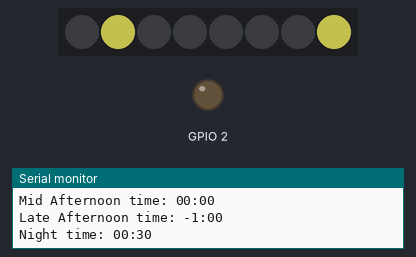
Bench run of a program on a simulated ESP32. On the bench: 8 RGB LEDs in strip order, left to right, output pins drawn as LEDs (lit = HIGH), the last lines printed to the serial monitor. Dim RGB values are drawn brighter than linear; WiFi joins after 1.5 s; servers stay silent unless stated; uploads are accepted with an empty reply; the local clock reads 2024-03-15 10:24:30 at power-on unless the program sets it; random numbers use the default seed unless the program sets one.

Above: at 3.9 s.
At 64.0 s:
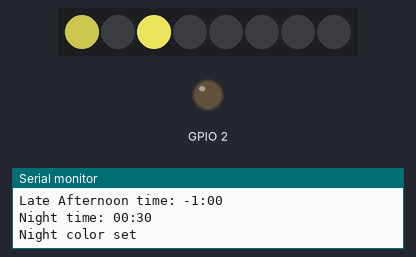
At 124.1 s:
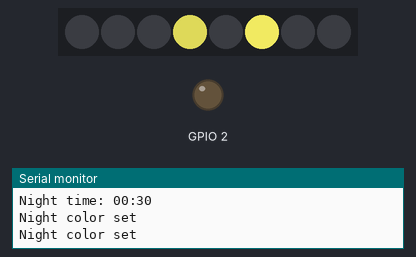
Timing chart, 0 to 125.6 s (numbered marks = the images above):
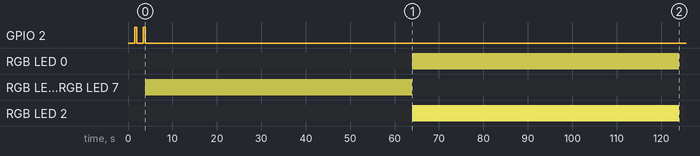

Measured:
- by itself, RGB LED 0: off → RGB(109, 106, 43) at 64.0 s, → off 60.1 s later
- by itself, RGB LED 1, RGB LED 7: off → RGB(93, 91, 37) at 3.9 s, → off 60.1 s later
- by itself, RGB LED 2: off → RGB(193, 187, 77) at 64.0 s, → off 60.1 s later
- what the display in image 0 shows lasts 60.1 s, from 3.9 s to 64.0 s

The program:

main.cpp
```cpp
#include <Arduino.h>
#include <WiFiManager.h>
#include <HTTPClient.h>
#include <ArduinoJson.h>
#include <FastLED.h>
#include "config.h"
#include "effects.h"

CRGB leds[LED_COUNT];

String sunriseTime = "";
String sunsetTime = "";
String solarNoonTime = "";
String earlyMorningTime = "";
String midMorningTime = "";
String lateMorningTime = "";
String earlyAfternoonTime = "";
String midAfternoonTime = "";
String lateAfternoonTime = "";
String nightTime = "";


void setup() {
  pinMode(ledPin, OUTPUT);
  Serial.begin(9600); //  baud rate that works in vscode

  // Initialize FastLED
  FastLED.addLeds<NEOPIXEL, LED_PIN>(leds, LED_COUNT);
  FastLED.setBrightness(BRIGHTNESS);
  FastLED.show();

  WiFiManager wm;

  // Configure timeout
  wm.setConfigPortalTimeout(180); // 3 minutes timeout

  // Flash LED while waiting for connection
  wm.setAPCallback([](WiFiManager* wm) {
    success(); //red led flash
  });

  bool res = wm.autoConnect("ClimaGlow", "kolown1234"); //pw: kolown1234

  if(!res) {
    Serial.println("Failed to connect to Wi-Fi. Connect to the configuration portal.");
    digitalWrite(bPin, HIGH); // LED on indicates error
    delay(3000);
    ESP.restart();
  } else {
    Serial.println("Connected successfully");
    digitalWrite(ledPin, LOW);  // LED off indicates success
  }


  configTime(UTC_OFFSET, UTC_OFFSET_DST, NTP_SERVER);

  struct tm timeinfo;
  if (!getLocalTime(&timeinfo)) {
    Serial.println("Failed to obtain time");
    digitalWrite(bPin, HIGH); // LED on indicates error
    return;
  } else {
    success(); //red led flash
    Serial.println("NTP time synchronized successfully");
    Serial.println(&timeinfo, "Current time: %Y-%m-%d %H:%M:%S");
  }

  // Get and display sunset time
  getSunTimes(sunriseTime, sunsetTime, solarNoonTime);
  delay(500);
  computeMorningTimes(sunriseTime, solarNoonTime, earlyMorningTime, midMorningTime, lateMorningTime);
  computeAfternoonTimes(solarNoonTime, sunsetTime, earlyAfternoonTime, midAfternoonTime, lateAfternoonTime, nightTime);

  Serial.println("Sunrise time: " + sunriseTime);
  Serial.println("Solar noon: " + solarNoonTime);
  Serial.println("Sunset time: " + sunsetTime);
  Serial.println("Early Morning time: " + earlyMorningTime);
  Serial.println("Mid Morning time: " + midMorningTime);
  Serial.println("Late Morning time: " + lateMorningTime);
  Serial.println("Early Afternoon time: " + earlyAfternoonTime);
  Serial.println("Mid Afternoon time: " + midAfternoonTime);
  Serial.println("Late Afternoon time: " + lateAfternoonTime);
  Serial.println("Night time: " + nightTime);


  delay(500);
  success(); //red led flash


}

void loop() {

  // for KLSetUp
//  struct tm timeinfo;
//   if (!getLocalTime(&timeinfo)) {
//     Serial.println("Failed to obtain time");
//     return;
//   }

//   char currentTime[6];
//   strftime(currentTime, sizeof(currentTime), "%H:%M", &timeinfo);
//   String currentTimeStr = String(currentTime);

//   if (currentTimeStr >= sunriseTime && currentTimeStr < earlyMorningTime) {
//     KLsetSunriseColor();
//     Serial.println("Sunrise color set");
//   } else if (currentTimeStr >= earlyMorningTime && currentTimeStr < midMorningTime) {
//     KLsetEarlyMorningColor();
//     Serial.println("Early Morning color set");
//   } else if (currentTimeStr >= midMorningTime && currentTimeStr < lateMorningTime) {
//     KLsetMidMorningColor();
//     Serial.println("Mid Morning color set");
//   } else if (currentTimeStr >= lateMorningTime && currentTimeStr < solarNoonTime) {
//     KLsetLateMorningColor();
//     Serial.println("Late Morning color set");
//   } else if (currentTimeStr >= solarNoonTime && currentTimeStr < earlyAfternoonTime) {
//     KLsetSolarNoonColor();
//     Serial.println("Solar Noon color set");
//   } else if (currentTimeStr >= earlyAfternoonTime && currentTimeStr < midAfternoonTime) {
//     KLsetEarlyAfternoonColor();
//     Serial.println("Early Afternoon color set");
//   } else if (currentTimeStr >= midAfternoonTime && currentTimeStr < lateAfternoonTime) {
//     KLsetMidAfternoonColor();
//     Serial.println("Mid Afternoon color set");
//   } else if (currentTimeStr >= lateAfternoonTime && currentTimeStr < sunsetTime) {
//     KLsetLateAfternoonColor();
//     Serial.println("Late Afternoon color set");
//   } else if (currentTimeStr >= sunsetTime && currentTimeStr < nightTime) {
//     KLsetSunsetColor();
//     Serial.println("Sunset color set");
//   } else if (currentTimeStr >= nightTime || currentTimeStr < sunriseTime) {
//     NightLights();
//     Serial.println("Night color set");
//   }

//   delay(60000); // Check every minute


// for MLSetUp
  struct tm timeinfo;
  if (!getLocalTime(&timeinfo)) {
    Serial.println("Failed to obtain time");
    return;
  }

  char currentTime[6];
  strftime(currentTime, sizeof(currentTime), "%H:%M", &timeinfo);
  String currentTimeStr = String(currentTime);

  if (currentTimeStr >= sunriseTime && currentTimeStr < earlyMorningTime) {
    MLsetSunriseColor();
    Serial.println("Sunrise color set");
  } else if (currentTimeStr >= earlyMorningTime && currentTimeStr < midMorningTime) {
    MLsetEarlyMorningColor();
    Serial.println("Early Morning color set");
  } else if (currentTimeStr >= midMorningTime && currentTimeStr < lateMorningTime) {
    MLsetMidMorningColor();
    Serial.println("Mid Morning color set");
  } else if (currentTimeStr >= lateMorningTime && currentTimeStr < solarNoonTime) {
    MLsetLateMorningColor();
    Serial.println("Late Morning color set");
  } else if (currentTimeStr >= solarNoonTime && currentTimeStr < earlyAfternoonTime) {
    MLsetSolarNoonColor();
    Serial.println("Solar Noon color set");
  } else if (currentTimeStr >= earlyAfternoonTime && currentTimeStr < midAfternoonTime) {
    MLsetEarlyAfternoonColor();
    Serial.println("Early Afternoon color set");
  } else if (currentTimeStr >= midAfternoonTime && currentTimeStr < lateAfternoonTime) {
    MLsetMidAfternoonColor();
    Serial.println("Mid Afternoon color set");
  } else if (currentTimeStr >= lateAfternoonTime && currentTimeStr < sunsetTime) {
    MLsetLateAfternoonColor();
    Serial.println("Late Afternoon color set");
  } else if (currentTimeStr >= sunsetTime && currentTimeStr < nightTime) {
    MLsetSunsetColor();
    Serial.println("Sunset color set");
  } else if (currentTimeStr >= nightTime || currentTimeStr < sunriseTime) {
    NightLights();
    Serial.println("Night color set");
  }

  delay(60000); // Check every minute

}
```
